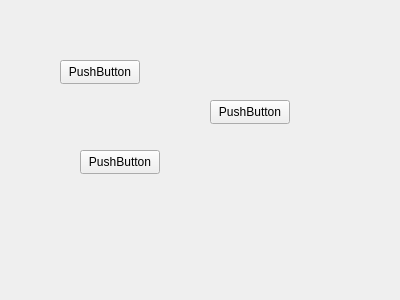
<?xml version="1.0" encoding="UTF-8"?>
<ui version="4.0">
 <class>Form</class>
 <widget class="QWidget" name="Form">
  <property name="geometry">
   <rect>
    <x>0</x>
    <y>0</y>
    <width>400</width>
    <height>300</height>
   </rect>
  </property>
  <property name="windowTitle">
   <string>Form</string>
  </property>
  <widget class="QPushButton" name="pushButton">
   <property name="geometry">
    <rect>
     <x>80</x>
     <y>150</y>
     <width>80</width>
     <height>24</height>
    </rect>
   </property>
   <property name="text">
    <string>PushButton</string>
   </property>
  </widget>
  <widget class="QPushButton" name="pushButton_2">
   <property name="geometry">
    <rect>
     <x>60</x>
     <y>60</y>
     <width>80</width>
     <height>24</height>
    </rect>
   </property>
   <property name="text">
    <string>PushButton</string>
   </property>
  </widget>
  <widget class="QPushButton" name="pushButton_3">
   <property name="geometry">
    <rect>
     <x>210</x>
     <y>100</y>
     <width>80</width>
     <height>24</height>
    </rect>
   </property>
   <property name="text">
    <string>PushButton</string>
   </property>
  </widget>
 </widget>
 <resources/>
 <connections/>
</ui>
